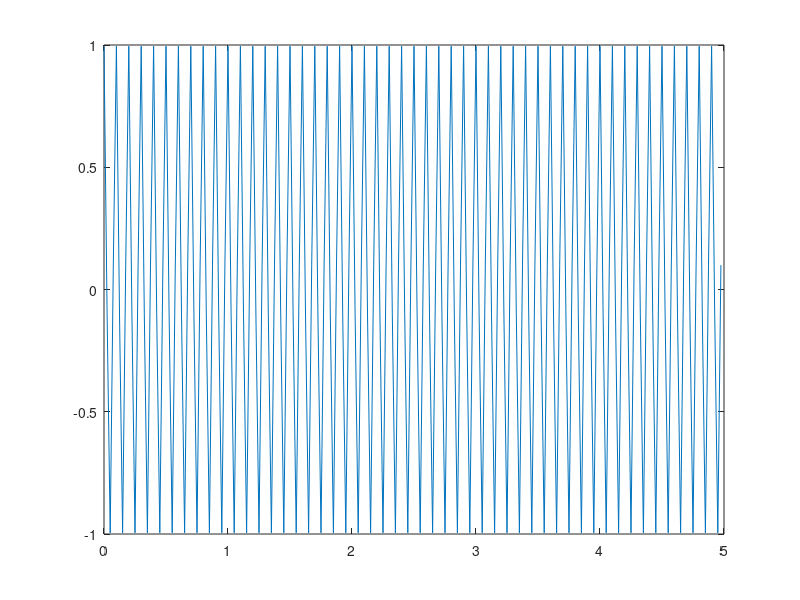
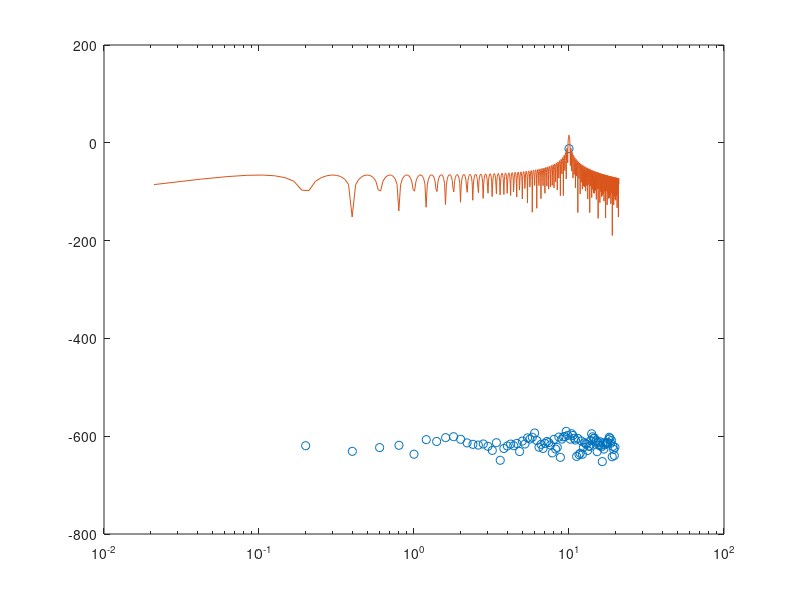

Recreate these plots in MATLAB, in order.
N = 200;  % Number of samples
f = 10;  % Frequency
% T = 3 % Total Time
delta_t = 0.025;


t = (0:delta_t:(N-1)*delta_t)';
x = cos(2 * pi * f * t + 0.1);
plot(t, x)
figure()

Xf = fft(x) / N;
Xf = Xf(1:N/2);
[x_max, maxI] = max(Xf);
delta_t = t(2) - t(1);
delta_f = 1 / (N*delta_t);
f_list = delta_f * ((0:N/2-1)');
% plot(f_list, abs(Xf));

S = mag2db(abs(Xf).^2);

T = max(t);
f_sinc = linspace(0, 21, 1001);
S_analytic = T / 2 * (sinc(T*(f_sinc - f)) - sinc(T * (f_sinc + f)));
semilogx(f_list, S, "o", f_sinc, mag2db(S_analytic.^2));


% hold on;
% for phase=0:0.5:7
%     x = sin(2 * pi * f * t + phase);
%     S = abs(fft(x)).^2;
%     S = mag2db(fftshift(S));
%     delta_t = t(2) - t(1);
%     delta_f = 1 / (N*delta_t);
%     f_plot = delta_f * ((0:N-1)' - N/2);
%     % plot(t, x)
%     plot(f_plot(N/2:end), S(N/2:end))
% end
% f_plot = f_plot(N/2:end)
% plot(f_plot, mag2db(sinc(f_plot - f).^2))
